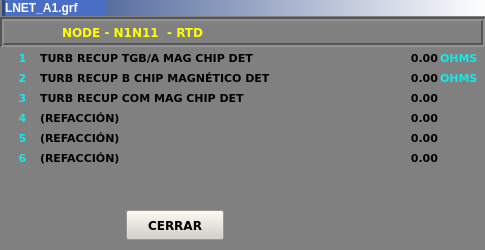
<?xml version="1.0" encoding="UTF-8"?>
<ui version="4.0">
 <class>Inet_AI_18</class>
 <widget class="QWidget" name="Inet_AI_18">
  <property name="geometry">
   <rect>
    <x>0</x>
    <y>0</y>
    <width>485</width>
    <height>250</height>
   </rect>
  </property>
  <property name="minimumSize">
   <size>
    <width>485</width>
    <height>250</height>
   </size>
  </property>
  <property name="maximumSize">
   <size>
    <width>485</width>
    <height>250</height>
   </size>
  </property>
  <property name="windowTitle">
   <string>Inet_AI_18</string>
  </property>
  <property name="styleSheet">
   <string notr="true">background-color: rgb(128, 128, 128);</string>
  </property>
  <widget class="QLabel" name="lbNumDes_1">
   <property name="geometry">
    <rect>
     <x>388</x>
     <y>50</y>
     <width>50</width>
     <height>16</height>
    </rect>
   </property>
   <property name="font">
    <font>
     <family>Verdana</family>
     <pointsize>8</pointsize>
     <weight>75</weight>
     <bold>true</bold>
    </font>
   </property>
   <property name="text">
    <string>0.00</string>
   </property>
   <property name="alignment">
    <set>Qt::AlignRight|Qt::AlignTrailing|Qt::AlignVCenter</set>
   </property>
  </widget>
  <widget class="QPushButton" name="btCerrar">
   <property name="geometry">
    <rect>
     <x>126</x>
     <y>210</y>
     <width>98</width>
     <height>30</height>
    </rect>
   </property>
   <property name="font">
    <font>
     <family>Verdana</family>
     <pointsize>9</pointsize>
     <weight>75</weight>
     <bold>true</bold>
    </font>
   </property>
   <property name="styleSheet">
    <string notr="true">background-color: rgb(212, 208, 200);</string>
   </property>
   <property name="text">
    <string>CERRAR</string>
   </property>
  </widget>
  <widget class="QFrame" name="frame_2">
   <property name="geometry">
    <rect>
     <x>2</x>
     <y>0</y>
     <width>485</width>
     <height>16</height>
    </rect>
   </property>
   <property name="styleSheet">
    <string notr="true">background-color: qlineargradient(spread:pad, x1:0, y1:0, x2:1, y2:0, stop:0 rgba(43, 71, 134, 255), stop:1 rgba(255, 255, 255, 255));</string>
   </property>
   <property name="frameShape">
    <enum>QFrame::Panel</enum>
   </property>
   <property name="frameShadow">
    <enum>QFrame::Raised</enum>
   </property>
   <property name="lineWidth">
    <number>0</number>
   </property>
   <widget class="QLabel" name="lbIP">
    <property name="geometry">
     <rect>
      <x>3</x>
      <y>0</y>
      <width>101</width>
      <height>16</height>
     </rect>
    </property>
    <property name="font">
     <font>
      <pointsize>9</pointsize>
      <weight>75</weight>
      <bold>true</bold>
     </font>
    </property>
    <property name="styleSheet">
     <string notr="true">background-color: rgb(74, 110, 195);
color: rgb(255, 255, 255);
background-color: rgb(74, 110, 195);</string>
    </property>
    <property name="text">
     <string>LNET_A1.grf</string>
    </property>
   </widget>
  </widget>
  <widget class="QLabel" name="lbNum_5">
   <property name="geometry">
    <rect>
     <x>12</x>
     <y>130</y>
     <width>21</width>
     <height>16</height>
    </rect>
   </property>
   <property name="font">
    <font>
     <family>Verdana</family>
     <pointsize>8</pointsize>
     <weight>75</weight>
     <bold>true</bold>
    </font>
   </property>
   <property name="styleSheet">
    <string notr="true">color: rgb(22, 232, 232);</string>
   </property>
   <property name="text">
    <string>5</string>
   </property>
   <property name="alignment">
    <set>Qt::AlignCenter</set>
   </property>
  </widget>
  <widget class="QLabel" name="lbTit_3">
   <property name="geometry">
    <rect>
     <x>40</x>
     <y>90</y>
     <width>340</width>
     <height>16</height>
    </rect>
   </property>
   <property name="font">
    <font>
     <family>Verdana</family>
     <pointsize>8</pointsize>
     <weight>75</weight>
     <bold>true</bold>
    </font>
   </property>
   <property name="text">
    <string>TURB RECUP COM MAG CHIP DET</string>
   </property>
  </widget>
  <widget class="QLabel" name="lbUni_1">
   <property name="geometry">
    <rect>
     <x>440</x>
     <y>50</y>
     <width>43</width>
     <height>16</height>
    </rect>
   </property>
   <property name="font">
    <font>
     <family>Verdana</family>
     <pointsize>8</pointsize>
     <weight>75</weight>
     <bold>true</bold>
    </font>
   </property>
   <property name="styleSheet">
    <string notr="true">color: rgb(22, 232, 232);</string>
   </property>
   <property name="text">
    <string>OHMS</string>
   </property>
   <property name="alignment">
    <set>Qt::AlignLeading|Qt::AlignLeft|Qt::AlignVCenter</set>
   </property>
  </widget>
  <widget class="QLabel" name="lbUni_5">
   <property name="geometry">
    <rect>
     <x>440</x>
     <y>130</y>
     <width>43</width>
     <height>16</height>
    </rect>
   </property>
   <property name="font">
    <font>
     <family>Verdana</family>
     <pointsize>8</pointsize>
     <weight>75</weight>
     <bold>true</bold>
    </font>
   </property>
   <property name="styleSheet">
    <string notr="true">color: rgb(22, 232, 232);</string>
   </property>
   <property name="text">
    <string/>
   </property>
   <property name="alignment">
    <set>Qt::AlignLeading|Qt::AlignLeft|Qt::AlignVCenter</set>
   </property>
  </widget>
  <widget class="QLabel" name="lbUni_2">
   <property name="geometry">
    <rect>
     <x>440</x>
     <y>70</y>
     <width>43</width>
     <height>16</height>
    </rect>
   </property>
   <property name="font">
    <font>
     <family>Verdana</family>
     <pointsize>8</pointsize>
     <weight>75</weight>
     <bold>true</bold>
    </font>
   </property>
   <property name="styleSheet">
    <string notr="true">color: rgb(22, 232, 232);</string>
   </property>
   <property name="text">
    <string>OHMS</string>
   </property>
   <property name="alignment">
    <set>Qt::AlignLeading|Qt::AlignLeft|Qt::AlignVCenter</set>
   </property>
  </widget>
  <widget class="QLabel" name="lbNumDes_4">
   <property name="geometry">
    <rect>
     <x>388</x>
     <y>110</y>
     <width>50</width>
     <height>16</height>
    </rect>
   </property>
   <property name="font">
    <font>
     <family>Verdana</family>
     <pointsize>8</pointsize>
     <weight>75</weight>
     <bold>true</bold>
    </font>
   </property>
   <property name="text">
    <string>0.00</string>
   </property>
   <property name="alignment">
    <set>Qt::AlignRight|Qt::AlignTrailing|Qt::AlignVCenter</set>
   </property>
  </widget>
  <widget class="QLabel" name="lbTit_1">
   <property name="geometry">
    <rect>
     <x>40</x>
     <y>50</y>
     <width>340</width>
     <height>16</height>
    </rect>
   </property>
   <property name="font">
    <font>
     <family>Verdana</family>
     <pointsize>8</pointsize>
     <weight>75</weight>
     <bold>true</bold>
    </font>
   </property>
   <property name="text">
    <string>TURB RECUP TGB/A MAG CHIP DET</string>
   </property>
  </widget>
  <widget class="QLabel" name="lbNumDes_3">
   <property name="geometry">
    <rect>
     <x>388</x>
     <y>90</y>
     <width>50</width>
     <height>16</height>
    </rect>
   </property>
   <property name="font">
    <font>
     <family>Verdana</family>
     <pointsize>8</pointsize>
     <weight>75</weight>
     <bold>true</bold>
    </font>
   </property>
   <property name="text">
    <string>0.00</string>
   </property>
   <property name="alignment">
    <set>Qt::AlignRight|Qt::AlignTrailing|Qt::AlignVCenter</set>
   </property>
  </widget>
  <widget class="QLabel" name="lbUni_4">
   <property name="geometry">
    <rect>
     <x>440</x>
     <y>110</y>
     <width>43</width>
     <height>16</height>
    </rect>
   </property>
   <property name="font">
    <font>
     <family>Verdana</family>
     <pointsize>8</pointsize>
     <weight>75</weight>
     <bold>true</bold>
    </font>
   </property>
   <property name="styleSheet">
    <string notr="true">color: rgb(22, 232, 232);</string>
   </property>
   <property name="text">
    <string/>
   </property>
   <property name="alignment">
    <set>Qt::AlignLeading|Qt::AlignLeft|Qt::AlignVCenter</set>
   </property>
  </widget>
  <widget class="QLabel" name="lbNumDes_6">
   <property name="geometry">
    <rect>
     <x>388</x>
     <y>150</y>
     <width>50</width>
     <height>16</height>
    </rect>
   </property>
   <property name="font">
    <font>
     <family>Verdana</family>
     <pointsize>8</pointsize>
     <weight>75</weight>
     <bold>true</bold>
    </font>
   </property>
   <property name="text">
    <string>0.00</string>
   </property>
   <property name="alignment">
    <set>Qt::AlignRight|Qt::AlignTrailing|Qt::AlignVCenter</set>
   </property>
  </widget>
  <widget class="QLabel" name="lbUni_6">
   <property name="geometry">
    <rect>
     <x>440</x>
     <y>150</y>
     <width>43</width>
     <height>16</height>
    </rect>
   </property>
   <property name="font">
    <font>
     <family>Verdana</family>
     <pointsize>8</pointsize>
     <weight>75</weight>
     <bold>true</bold>
    </font>
   </property>
   <property name="styleSheet">
    <string notr="true">color: rgb(22, 232, 232);</string>
   </property>
   <property name="text">
    <string/>
   </property>
   <property name="alignment">
    <set>Qt::AlignLeading|Qt::AlignLeft|Qt::AlignVCenter</set>
   </property>
  </widget>
  <widget class="QLabel" name="lbNum_3">
   <property name="geometry">
    <rect>
     <x>12</x>
     <y>90</y>
     <width>21</width>
     <height>16</height>
    </rect>
   </property>
   <property name="font">
    <font>
     <family>Verdana</family>
     <pointsize>8</pointsize>
     <weight>75</weight>
     <bold>true</bold>
    </font>
   </property>
   <property name="styleSheet">
    <string notr="true">color: rgb(22, 232, 232);</string>
   </property>
   <property name="text">
    <string>3</string>
   </property>
   <property name="alignment">
    <set>Qt::AlignCenter</set>
   </property>
  </widget>
  <widget class="QLabel" name="lbNum_6">
   <property name="geometry">
    <rect>
     <x>12</x>
     <y>150</y>
     <width>21</width>
     <height>16</height>
    </rect>
   </property>
   <property name="font">
    <font>
     <family>Verdana</family>
     <pointsize>8</pointsize>
     <weight>75</weight>
     <bold>true</bold>
    </font>
   </property>
   <property name="styleSheet">
    <string notr="true">color: rgb(22, 232, 232);</string>
   </property>
   <property name="text">
    <string>6</string>
   </property>
   <property name="alignment">
    <set>Qt::AlignCenter</set>
   </property>
  </widget>
  <widget class="QLabel" name="lbUni_3">
   <property name="geometry">
    <rect>
     <x>440</x>
     <y>90</y>
     <width>43</width>
     <height>16</height>
    </rect>
   </property>
   <property name="font">
    <font>
     <family>Verdana</family>
     <pointsize>8</pointsize>
     <weight>75</weight>
     <bold>true</bold>
    </font>
   </property>
   <property name="styleSheet">
    <string notr="true">color: rgb(22, 232, 232);</string>
   </property>
   <property name="text">
    <string/>
   </property>
   <property name="alignment">
    <set>Qt::AlignLeading|Qt::AlignLeft|Qt::AlignVCenter</set>
   </property>
  </widget>
  <widget class="QLabel" name="lbNum_1">
   <property name="geometry">
    <rect>
     <x>12</x>
     <y>50</y>
     <width>21</width>
     <height>16</height>
    </rect>
   </property>
   <property name="font">
    <font>
     <family>Verdana</family>
     <pointsize>8</pointsize>
     <weight>75</weight>
     <bold>true</bold>
    </font>
   </property>
   <property name="styleSheet">
    <string notr="true">color: rgb(22, 232, 232);</string>
   </property>
   <property name="text">
    <string>1</string>
   </property>
   <property name="alignment">
    <set>Qt::AlignCenter</set>
   </property>
  </widget>
  <widget class="QLabel" name="lbNumDes_2">
   <property name="geometry">
    <rect>
     <x>388</x>
     <y>70</y>
     <width>50</width>
     <height>16</height>
    </rect>
   </property>
   <property name="font">
    <font>
     <family>Verdana</family>
     <pointsize>8</pointsize>
     <weight>75</weight>
     <bold>true</bold>
    </font>
   </property>
   <property name="text">
    <string>0.00</string>
   </property>
   <property name="alignment">
    <set>Qt::AlignRight|Qt::AlignTrailing|Qt::AlignVCenter</set>
   </property>
  </widget>
  <widget class="QLabel" name="lbTit_2">
   <property name="geometry">
    <rect>
     <x>40</x>
     <y>70</y>
     <width>340</width>
     <height>16</height>
    </rect>
   </property>
   <property name="font">
    <font>
     <family>Verdana</family>
     <pointsize>8</pointsize>
     <weight>75</weight>
     <bold>true</bold>
    </font>
   </property>
   <property name="text">
    <string>TURB RECUP B CHIP MAGNÉTICO DET</string>
   </property>
  </widget>
  <widget class="QLabel" name="lbNum_2">
   <property name="geometry">
    <rect>
     <x>12</x>
     <y>70</y>
     <width>21</width>
     <height>16</height>
    </rect>
   </property>
   <property name="font">
    <font>
     <family>Verdana</family>
     <pointsize>8</pointsize>
     <weight>75</weight>
     <bold>true</bold>
    </font>
   </property>
   <property name="styleSheet">
    <string notr="true">color: rgb(22, 232, 232);</string>
   </property>
   <property name="text">
    <string>2</string>
   </property>
   <property name="alignment">
    <set>Qt::AlignCenter</set>
   </property>
  </widget>
  <widget class="QLabel" name="lbNum_4">
   <property name="geometry">
    <rect>
     <x>12</x>
     <y>110</y>
     <width>21</width>
     <height>16</height>
    </rect>
   </property>
   <property name="font">
    <font>
     <family>Verdana</family>
     <pointsize>8</pointsize>
     <weight>75</weight>
     <bold>true</bold>
    </font>
   </property>
   <property name="styleSheet">
    <string notr="true">color: rgb(22, 232, 232);</string>
   </property>
   <property name="text">
    <string>4</string>
   </property>
   <property name="alignment">
    <set>Qt::AlignCenter</set>
   </property>
  </widget>
  <widget class="QLabel" name="lbTit_4">
   <property name="geometry">
    <rect>
     <x>40</x>
     <y>110</y>
     <width>340</width>
     <height>16</height>
    </rect>
   </property>
   <property name="font">
    <font>
     <family>Verdana</family>
     <pointsize>8</pointsize>
     <weight>75</weight>
     <bold>true</bold>
    </font>
   </property>
   <property name="text">
    <string>(REFACCIÓN)</string>
   </property>
  </widget>
  <widget class="QFrame" name="frame">
   <property name="geometry">
    <rect>
     <x>0</x>
     <y>17</y>
     <width>485</width>
     <height>30</height>
    </rect>
   </property>
   <property name="styleSheet">
    <string notr="true">border-color: rgb(255, 255, 255);</string>
   </property>
   <property name="frameShape">
    <enum>QFrame::Box</enum>
   </property>
   <property name="frameShadow">
    <enum>QFrame::Sunken</enum>
   </property>
   <property name="lineWidth">
    <number>2</number>
   </property>
   <widget class="QLabel" name="label">
    <property name="geometry">
     <rect>
      <x>62</x>
      <y>4</y>
      <width>400</width>
      <height>22</height>
     </rect>
    </property>
    <property name="font">
     <font>
      <family>Verdana</family>
      <pointsize>9</pointsize>
      <weight>75</weight>
      <bold>true</bold>
     </font>
    </property>
    <property name="styleSheet">
     <string notr="true">color: rgb(255, 255, 0);</string>
    </property>
    <property name="text">
     <string>NODE - N1N11  - RTD</string>
    </property>
   </widget>
  </widget>
  <widget class="QLabel" name="lbTit_5">
   <property name="geometry">
    <rect>
     <x>40</x>
     <y>130</y>
     <width>340</width>
     <height>16</height>
    </rect>
   </property>
   <property name="font">
    <font>
     <family>Verdana</family>
     <pointsize>8</pointsize>
     <weight>75</weight>
     <bold>true</bold>
    </font>
   </property>
   <property name="text">
    <string>(REFACCIÓN)</string>
   </property>
  </widget>
  <widget class="QLabel" name="lbNumDes_5">
   <property name="geometry">
    <rect>
     <x>388</x>
     <y>130</y>
     <width>50</width>
     <height>16</height>
    </rect>
   </property>
   <property name="font">
    <font>
     <family>Verdana</family>
     <pointsize>8</pointsize>
     <weight>75</weight>
     <bold>true</bold>
    </font>
   </property>
   <property name="text">
    <string>0.00</string>
   </property>
   <property name="alignment">
    <set>Qt::AlignRight|Qt::AlignTrailing|Qt::AlignVCenter</set>
   </property>
  </widget>
  <widget class="QLabel" name="lbTit_6">
   <property name="geometry">
    <rect>
     <x>40</x>
     <y>150</y>
     <width>340</width>
     <height>16</height>
    </rect>
   </property>
   <property name="font">
    <font>
     <family>Verdana</family>
     <pointsize>8</pointsize>
     <weight>75</weight>
     <bold>true</bold>
    </font>
   </property>
   <property name="text">
    <string>(REFACCIÓN)</string>
   </property>
  </widget>
 </widget>
 <layoutdefault spacing="6" margin="11"/>
 <resources/>
 <connections/>
</ui>
